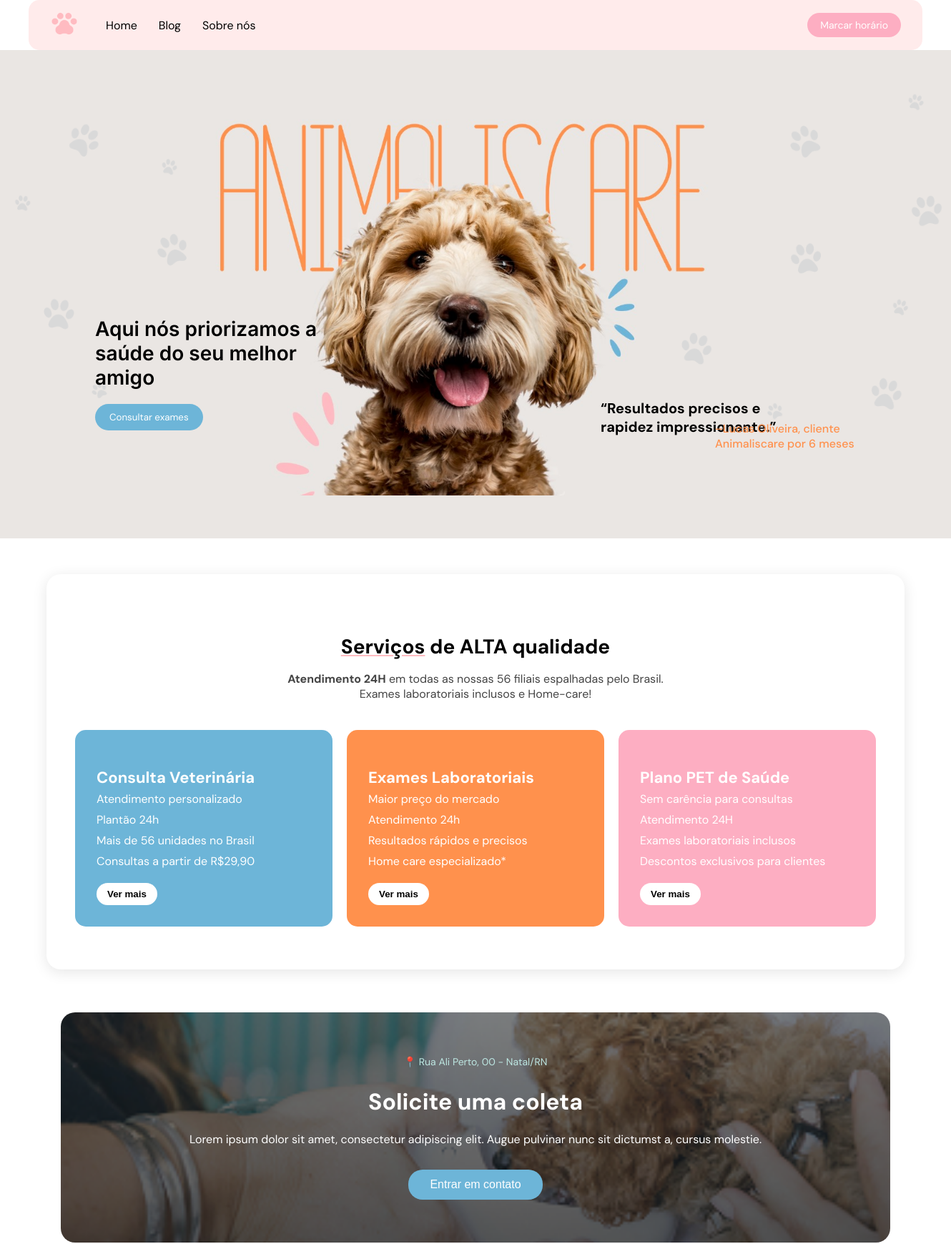
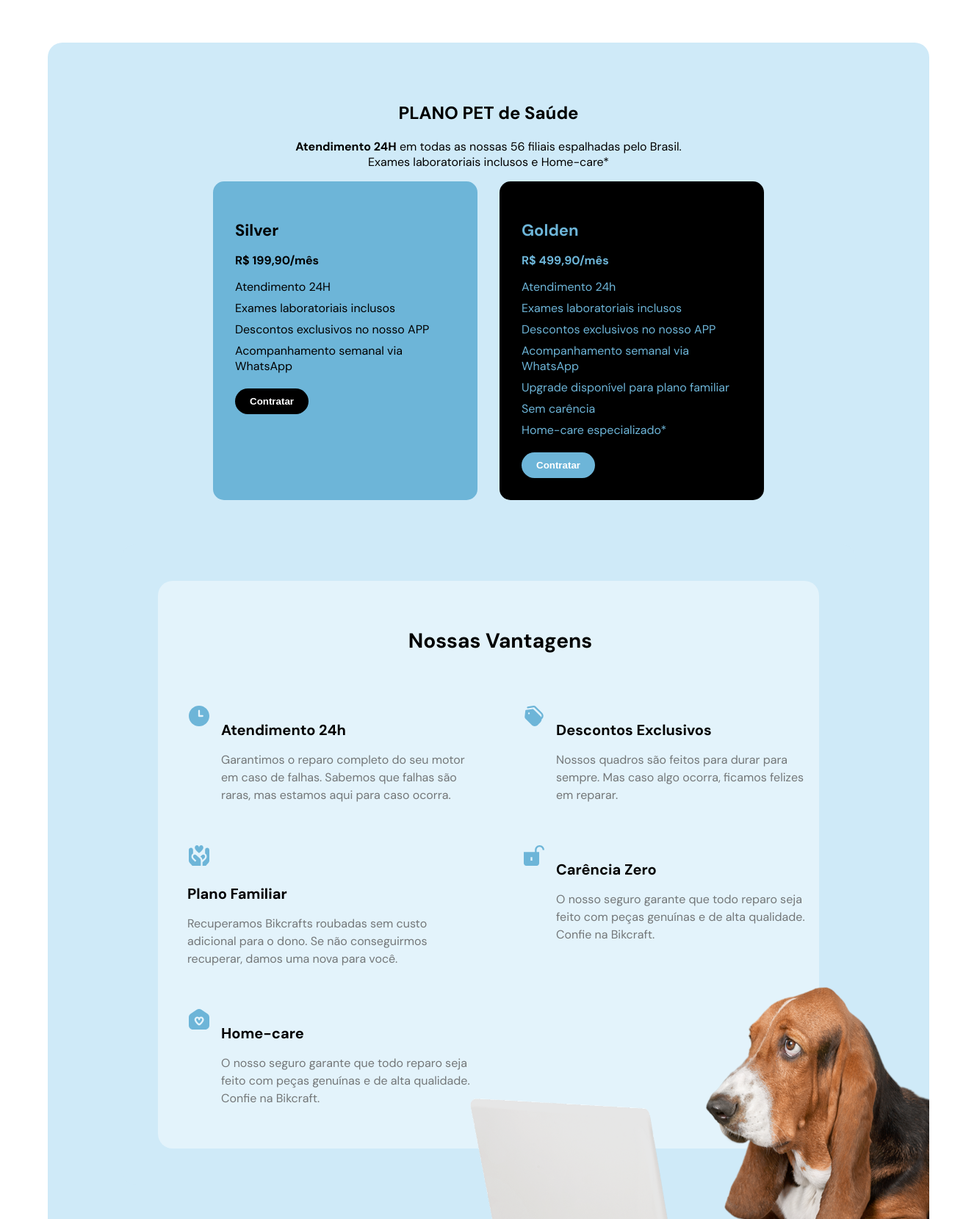
The page / (upper part) on the database its author committed (2 pictures, top to bottom).
### core/models.py (models this page shows, shortened)
class PlanoSaude(models.Model):
    nome = models.CharField(max_length=100)
    preco = models.CharField(max_length=50)
    vantagens = models.TextField(help_text="Separe cada vantagem por ponto e vírgula (;)")
    CLASSES_CHOICES = [
        ('silver', 'Silver'),
        ('golden', 'Golden'),
    ]
    classe = models.CharField(max_length=20, choices=CLASSES_CHOICES, default='silver')
    def vantagens_lista(self):
        return self.vantagens.split(';')

class Vantagem(models.Model):
    titulo = models.CharField("Título", max_length=100)
    descricao = models.TextField("Descrição")
    icone_svg = models.TextField("Ícone SVG (código <svg>...</svg>)")

### core/views.py (the view)
# urls.py: path("", index_view, name="index"),
def index_view(request):
    contato = Contato.objects.first()
    planos = PlanoSaude.objects.all()
    vantagens = Vantagem.objects.all()
    mensagem = ""
    if request.method == "POST":
        mensagem = "Obrigado pelo contato!"
    return render(request, "core/index.html", {
        "contato": contato,
        "planos": planos,
        "vantagens": vantagens,
        "mensagem": mensagem,
    })

### core/templates/core/index.html (shortened to what this page needs)
{% extends 'core/base.html' %}
{% load static %}
{% block content %}
<section class="hero">
    <img src="{% static 'core/img/patinhas.png' %}" alt="patinhas" class="patinha">
    <div class="hero-left">
        <p>Aqui nós priorizamos a saúde do seu melhor amigo</p>
        <button class="btn-consultar">Consultar exames</button>
    </div>
    <div class="hero-right">
        <blockquote>
            <strong>“Resultados precisos e rapidez impressionante.”<span>–Lucas Oliveira, cliente Animaliscare por 6 meses</span></strong>
        </blockquote>
    </div>
</section>
<section class="servicos">
    <h2><span>Serviços</span> de ALTA qualidade</h2>
    <p class="descricao">
        <strong>Atendimento 24H</strong> em todas as nossas 56 filiais espalhadas pelo Brasil. <br>
        Exames laboratoriais inclusos e Home-care!
    </p>
    <div class="cards">
        <div class="card azul">
            <h3>Consulta Veterinária</h3>
            <ul>
                <li>Atendimento personalizado</li>
                <li>Plantão 24h</li>
                <li>Mais de 56 unidades no Brasil</li>
                <li>Consultas a partir de R$29,90</li>
            </ul>
            <button>Ver mais</button>
        </div>
        <div class="card laranja">
            <h3>Exames Laboratoriais</h3>
            <ul>
                <li>Maior preço do mercado</li>
                <li>Atendimento 24h</li>
                <li>Resultados rápidos e precisos</li>
                <li>Home care especializado*</li>
            </ul>
            <button>Ver mais</button>
        </div>
        <div class="card rosa">
            <h3>Plano PET de Saúde</h3>
            <ul>
                <li>Sem carência para consultas</li>
                <li>Atendimento 24H</li>
                <li>Exames laboratoriais inclusos</li>
                <li>Descontos exclusivos para clientes</li>
            </ul>
            <button>Ver mais</button>
        </div>
    </div>
</section>
<section class="coleta">
  <div class="coleta-box">
    <span>📍 Rua Ali Perto, 00 - Natal/RN</span>
    <h2>Solicite uma coleta</h2>
    <p>
      Lorem ipsum dolor sit amet, consectetur adipiscing elit.
      Augue pulvinar nunc sit dictumst a, cursus molestie.
    </p>
    <button>Entrar em contato</button>
  </div>
</section>
<section class="planos-vantagens">
  <div class="planos-vantagens-content">
    <h2><span>PLANO PET</span> de Saúde</h2>
    <p><strong>Atendimento 24H</strong> em todas as nossas 56 filiais espalhadas pelo Brasil.<br>
    Exames laboratoriais inclusos e Home-care*</p>
    <div class="cards-planos">
      {% if planos %}
        {% for plano in planos %}
          <div class="card {{ plano.classe }}">
            <h3>{{ plano.nome }}</h3>
            <p class="preco">{{ plano.preco }}</p>
            {% if plano.vantagens %}
              <ul>
                {% for vantagem in plano.vantagens_lista %}
                  <li>{{ vantagem }}</li>
                {% endfor %}
              </ul>
            {% endif %}
            <button class="botao {% if plano.classe == 'silver' %}butaosilver{% else %}butaogolden{% endif %}">Contratar</button>
          </div>
        {% endfor %}
      {% else %}
        <p>Não há planos disponíveis no momento.</p>
      {% endif %}
    </div>
    <div class="vantagens">
      <div class="vantagens-content">
        <h2>Nossas Vantagens</h2>
        {% for vantagem in vantagens %}
        <div class="vantagem-item">
          <span class="icon">
            {{ vantagem.icone_svg|safe }}
          </span>
          <div>
            <h3>{{ vantagem.titulo }}</h3>
            <p>{{ vantagem.descricao }}</p>
          </div>
        </div>
        {% endfor %}
      </div>
      <div>
        <img src="{% static 'core/img/cachorro computador.png' %}"
             alt="Cachorro com notebook"
             class="dog-img">
      </div>
    </div>
  </div>
</section>
{% endblock %}

### core/templates/core/base.html (shortened to what this page needs)
{% load static %}
<!DOCTYPE html>
<html lang="pt-br">
<head>
    {% load static %}
    <link rel="stylesheet" href="{% static 'core/css/style.css' %}">
</head>
<body>
<nav class="navbar">
    <div class="navbar-left">
        <div class="logo">
            <a href="{% url 'index' %}">
                <img src="{% static 'core/img/PawPrint.png' %}" alt="Logo Animaliscare" class="logo-img">
            </a>
        </div>
        <ul class="nav-links">
            <li><a href="{% url 'index' %}">Home</a></li>
            <li><a href="{% url 'blog' %}">Blog</a></li>
            <li><a href="#">Sobre nós</a></li>
        </ul>
    </div>
    <button class="btn-agendar">Marcar horário</button>
</nav>
{% block content %}{% endblock %}
</body>
</html>

### rows shown on the page
PlanoSaude: nome "Silver", preco "R$ 199,90/mês", vantagens_lista "Atendimento 24H" "Exames laboratoriais inclusos" "Descontos exclusivos no nosso APP" "Acompanhamento semanal via WhatsApp"
PlanoSaude: nome "Golden", preco "R$ 499,90/mês", vantagens_lista "Atendimento 24h" "Exames laboratoriais inclusos" "Descontos exclusivos no nosso APP" "Acompanhamento semanal via WhatsApp" "Upgrade disponível para plano familiar" "Sem carência" "Home-care especializado*"
Vantagem: titulo "Atendimento 24h", descricao "Garantimos o reparo completo do seu motor em caso de falhas. Sabemos que falhas são raras, mas estamos aqui para caso ocorra."
Vantagem: titulo "Descontos Exclusivos", descricao "Nossos quadros são feitos para durar para sempre. Mas caso algo ocorra, ficamos felizes em reparar."
Vantagem: titulo "Plano Familiar", descricao "Recuperamos Bikcrafts roubadas sem custo adicional para o dono. Se não conseguirmos recuperar, damos uma nova para você."
Vantagem: titulo "Carência Zero", descricao "O nosso seguro garante que todo reparo seja feito com peças genuínas e de alta qualidade. Confie na Bikcraft."
Vantagem: titulo "Home-care", descricao "O nosso seguro garante que todo reparo seja feito com peças genuínas e de alta qualidade. Confie na Bikcraft."
